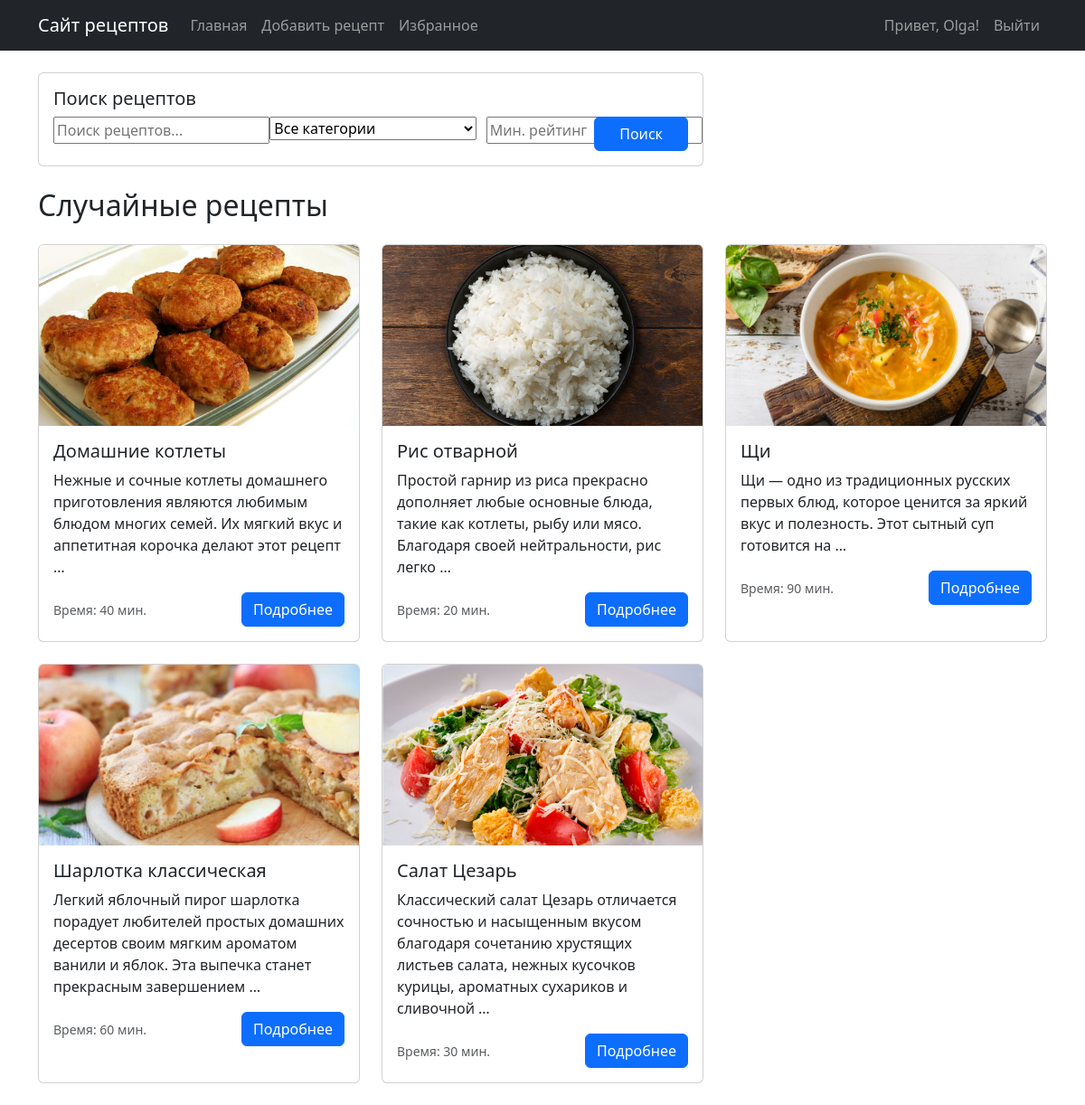
The app's page / (signed in) with its own data.
### recipes/models.py (models this page shows, shortened)
class Recipe(models.Model):
    title = models.CharField(max_length=200, verbose_name='Название рецепта')
    description = models.TextField(verbose_name='Описание')
    cooking_steps = models.TextField(verbose_name='Шаги приготовления')
    cooking_time = models.IntegerField(verbose_name='Время приготовления (в минутах)')
    image = models.ImageField(upload_to='recipes/', verbose_name='Изображение')
    author = models.ForeignKey(User, on_delete=models.CASCADE, verbose_name='Автор')
    categories = models.ManyToManyField(Category, through='RecipeCategory', verbose_name='Категории')
    ingredients = models.TextField(verbose_name='Ингредиенты')
    created_at = models.DateTimeField(auto_now_add=True)
    updated_at = models.DateTimeField(auto_now=True)
    average_rating = models.FloatField(default=0, verbose_name='Средний рейтинг')
    class Meta:
        verbose_name = 'Рецепт'
        verbose_name_plural = 'Рецепты'
        ordering = ['-created_at']

### recipes/views.py (the view)
# urls.py: 2. Add a URL to urlpatterns:  path('', views.home, name='home')
def home(request):
    form = RecipeSearchForm(request.GET)
    recipes = Recipe.objects.all()
    if form.is_valid():
        query = form.cleaned_data.get('query')
        category = form.cleaned_data.get('category')
        min_rating = form.cleaned_data.get('min_rating')
        if query:
            recipes = recipes.filter(
                Q(title__icontains=query) |
                Q(description__icontains=query) |
                Q(ingredients__icontains=query)
            )
        if category:
            recipes = recipes.filter(categories=category)
        if min_rating:
            recipes = recipes.filter(average_rating__gte=min_rating)
    if not request.GET:  # Если нет параметров поиска, показываем случайные рецепты
        recipes = list(recipes)
        recipes = random.sample(recipes, min(5, len(recipes))) if recipes else []
    return render(request, 'recipes/home.html', {
        'recipes': recipes,
        'form': form,
        'categories': Category.objects.all()
    })

### recipes/forms.py
class RecipeSearchForm(forms.Form):
    query = forms.CharField(
        required=False,
        widget=forms.TextInput(attrs={'placeholder': 'Поиск рецептов...'})
    )
    category = forms.ModelChoiceField(
        queryset=Category.objects.all(),
        required=False,
        empty_label="Все категории"
    )
    min_rating = forms.FloatField(
        required=False,
        min_value=0,
        max_value=5,
        widget=forms.NumberInput(attrs={'placeholder': 'Мин. рейтинг'})
    )

### recipes/models.py (called while the page is built)
    def __str__(self):
        return self.name

### recipes/templates/recipes/home.html (shortened to what this page needs)
{% extends 'recipes/base.html' %}
{% block content %}
<div class="row mb-4">
    <div class="col-md-8">
        <form method="get" class="card">
            <div class="card-body">
                <h5 class="card-title">Поиск рецептов</h5>
                <div class="row g-3">
                    <div class="col-md-4">
                        {{ form.query }}
                    </div>
                    <div class="col-md-4">
                        {{ form.category }}
                    </div>
                    <div class="col-md-2">
                    </div>
                    <div class="col-md-2">
                        <button type="submit" class="btn btn-primary w-100">Поиск</button>
                    </div>
                </div>
            </div>
        </form>
    </div>
</div>
{% if request.GET %}
<h2 class="mb-4">Результаты поиска</h2>
{% else %}
<h2 class="mb-4">Случайные рецепты</h2>
{% endif %}
<div class="row">
    {% for recipe in recipes %}
    <div class="col-md-4 mb-4">
        <div class="card h-100">
            {% if recipe.image %}
            <img src="{{ recipe.image.url }}" class="card-img-top" alt="{{ recipe.title }}" style="height: 200px; object-fit: cover;">
            {% endif %}
            <div class="card-body">
                <h5 class="card-title">{{ recipe.title }}</h5>
                <p class="card-text">{{ recipe.description|truncatewords:20 }}</p>
                <div class="d-flex justify-content-between align-items-center">
                    <div>
                        <small class="text-muted">Время: {{ recipe.cooking_time }} мин.</small>
                    </div>
                    <a href="{% url 'recipe_detail' recipe.pk %}" class="btn btn-primary">Подробнее</a>
                </div>
            </div>
        </div>
    </div>
    {% empty %}
    <div class="col">
        <p>Рецепты не найдены.</p>
    </div>
    {% endfor %}
</div>
{% endblock %}

### recipes/templates/recipes/base.html (shortened to what this page needs)
<!DOCTYPE html>
<html lang="ru">
<head>
    <link href="https://cdn.jsdelivr.net/npm/bootstrap@5.3.0/dist/css/bootstrap.min.css" rel="stylesheet">
</head>
<body>
    <nav class="navbar navbar-expand-lg navbar-dark bg-dark">
        <div class="container">
            <a class="navbar-brand" href="{% url 'home' %}">Сайт рецептов</a>
            <div class="collapse navbar-collapse" id="navbarNav">
                <ul class="navbar-nav me-auto">
                    <li class="nav-item">
                        <a class="nav-link" href="{% url 'home' %}">Главная</a>
                    </li>
                    {% if user.is_authenticated %}
                    <li class="nav-item">
                        <a class="nav-link" href="{% url 'recipe_create' %}">Добавить рецепт</a>
                    </li>
                    <li class="nav-item">
                        <a class="nav-link" href="{% url 'favorites' %}">Избранное</a>
                    </li>
                    {% endif %}
                </ul>
                <ul class="navbar-nav">
                    {% if user.is_authenticated %}
                    <li class="nav-item">
                        <span class="nav-link">Привет, {{ user.username }}!</span>
                    </li>
                    <li class="nav-item">
                        <a class="nav-link" href="{% url 'logout' %}">Выйти</a>
                    </li>
                    {% endif %}
                </ul>
            </div>
        </div>
    </nav>
    <div class="container mt-4">
        {% block content %}
        {% endblock %}
    </div>
</body>
</html>

### records on screen
Recipe: image (picture), title "Домашние котлеты", description "Нежные и сочные котлеты домашнего приготовления являются любимым блюдом многих семей. Их мягкий вкус и аппетитная корочка делают этот рецепт …", cooking_time "40"
Recipe: image (picture), title "Рис отварной", description "Простой гарнир из риса прекрасно дополняет любые основные блюда, такие как котлеты, рыбу или мясо. Благодаря своей нейтральности, рис легко …", cooking_time "20"
Recipe: image (picture), title "Щи", description "Щи — одно из традиционных русских первых блюд, которое ценится за яркий вкус и полезность. Этот сытный суп готовится на …", cooking_time "90"
Recipe: image (picture), title "Шарлотка классическая", description "Легкий яблочный пирог шарлотка порадует любителей простых домашних десертов своим мягким ароматом ванили и яблок. Эта выпечка станет прекрасным завершением …", cooking_time "60"
Recipe: image (picture), title "Салат Цезарь", description "Классический салат Цезарь отличается сочностью и насыщенным вкусом благодаря сочетанию хрустящих листьев салата, нежных кусочков курицы, ароматных сухариков и сливочной …", cooking_time "30"

### other values on screen
{{ user.username }} "Olga"
